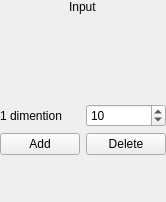
<?xml version="1.0" encoding="UTF-8"?>
<ui version="4.0">
 <class>InputLayer</class>
 <widget class="QWidget" name="InputLayer">
  <property name="geometry">
   <rect>
    <x>0</x>
    <y>0</y>
    <width>137</width>
    <height>202</height>
   </rect>
  </property>
  <property name="windowTitle">
   <string>Form</string>
  </property>
  <layout class="QGridLayout" name="gridLayout">
   <property name="leftMargin">
    <number>0</number>
   </property>
   <property name="topMargin">
    <number>0</number>
   </property>
   <property name="rightMargin">
    <number>0</number>
   </property>
   <property name="bottomMargin">
    <number>0</number>
   </property>
   <item row="1" column="0">
    <layout class="QFormLayout" name="layout_inputs">
     <item row="0" column="0">
      <widget class="QLabel" name="lbl_first_dimention">
       <property name="text">
        <string>1 dimention</string>
       </property>
      </widget>
     </item>
     <item row="0" column="1">
      <widget class="QSpinBox" name="spin_first_dimention">
       <property name="minimum">
        <number>1</number>
       </property>
       <property name="maximum">
        <number>1000</number>
       </property>
       <property name="value">
        <number>10</number>
       </property>
      </widget>
     </item>
     <item row="1" column="0">
      <widget class="QPushButton" name="btn_add_input">
       <property name="text">
        <string>Add</string>
       </property>
      </widget>
     </item>
     <item row="1" column="1">
      <widget class="QPushButton" name="btn_delete_input">
       <property name="text">
        <string>Delete</string>
       </property>
      </widget>
     </item>
    </layout>
   </item>
   <item row="0" column="0" alignment="Qt::AlignHCenter|Qt::AlignTop">
    <widget class="QLabel" name="lbl_name">
     <property name="text">
      <string>Input</string>
     </property>
    </widget>
   </item>
  </layout>
 </widget>
 <resources/>
 <connections>
  <connection>
   <sender>btn_add_input</sender>
   <signal>clicked()</signal>
   <receiver>InputLayer</receiver>
   <slot>add_input()</slot>
   <hints>
    <hint type="sourcelabel">
     <x>28</x>
     <y>142</y>
    </hint>
    <hint type="destinationlabel">
     <x>68</x>
     <y>100</y>
    </hint>
   </hints>
  </connection>
  <connection>
   <sender>btn_delete_input</sender>
   <signal>clicked()</signal>
   <receiver>InputLayer</receiver>
   <slot>delete_input()</slot>
   <hints>
    <hint type="sourcelabel">
     <x>98</x>
     <y>142</y>
    </hint>
    <hint type="destinationlabel">
     <x>68</x>
     <y>100</y>
    </hint>
   </hints>
  </connection>
 </connections>
 <slots>
  <slot>add_input()</slot>
  <slot>delete_input()</slot>
 </slots>
</ui>
